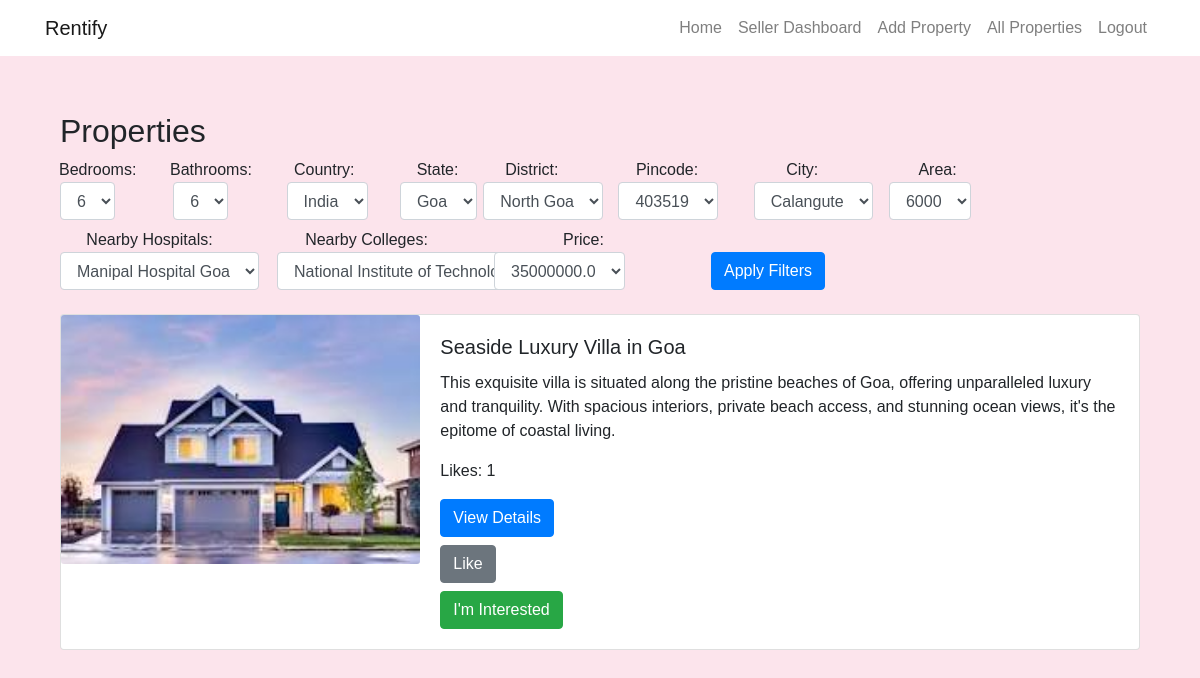
Page /buyer_dashboard (signed in) on the committed database.
### rentals/models.py (models this page shows, shortened)
class Property(models.Model):
    owner = models.ForeignKey(User, on_delete=models.CASCADE)
    title = models.CharField(max_length=255)
    description = models.TextField()
    country = models.CharField(max_length=100,default="Your Default Country")
    state = models.CharField(max_length=100,default="Your Default State")
    district = models.CharField(max_length=100,default="Your Default District")
    pincode = models.CharField(max_length=10,default="Your Default Pincode")
    city = models.CharField(max_length=255,default="Your Default City")
    area = models.CharField(max_length=255,default="Your Default Area")
    bedrooms = models.IntegerField()
    bathrooms = models.IntegerField()
    nearby_hospitals = models.TextField()
    nearby_colleges = models.TextField()
    created_at = models.DateTimeField(auto_now_add=True)
    updated_at = models.DateTimeField(auto_now=True)
    price = models.FloatField(default=0)

class PropertyPhoto(models.Model):
    property = models.ForeignKey(Property, on_delete=models.CASCADE, related_name='photos')
    photo = models.ImageField(upload_to='property_photos/')
    uploaded_at = models.DateTimeField(auto_now_add=True)

### rentals/views.py (the view)
# urls.py: path("buyer_dashboard",views.buyer_dashboard,name="buyer_dashboard"),
@login_required
def buyer_dashboard(request):
    property_list = Property.objects.all()
    paginator = Paginator(property_list, 10)
    page = request.GET.get('page')
    try:
        properties = paginator.page(page)
    except PageNotAnInteger:
        properties = paginator.page(1)
    except EmptyPage:
        properties = paginator.page(paginator.num_pages)
    return render(request, 'buyer/buyer_dashboard.html', {'properties': properties})

### templates/buyer/buyer_dashboard.html (shortened to what this page needs)
{% extends 'navbar.html' %}
{% block body %}
<div class="container my-2 py-2">
  <h2>Properties</h2>
  <div class="row mb-3">
    <div class="col-md-12">
      <form method="get" action="{% url 'property_filter' %}" class="form-inline">
        <div class="row">
          <div class="col-md-3 mb-2">
            <label for="bedrooms" class="mr-2">Bedrooms:</label>
            <select class="form-control" id="bedrooms" name="bedrooms">
              {% for property in properties %}
              <option value="{{ property.bedrooms }}">{{ property.bedrooms }}</option>
              {% endfor %}
            </select>
          </div>
          <div class="col-md-3 mb-2">
            <label for="bathrooms" class="mr-2">Bathrooms:</label>
            <select class="form-control" id="bathrooms" name="bathrooms">
              {% for property in properties %}
              <option value="{{ property.bathrooms }}">{{ property.bathrooms }}</option>
              {% endfor %}
            </select>
          </div>
          <div class="col-md-3 mb-2">
            <label for="country" class="mr-2">Country:</label>
            <select class="form-control" id="country" name="country">
              {% for property in properties %}
              <option value="{{ property.country }}">{{ property.country }}</option>
              {% endfor %}
            </select>
          </div>
          <div class="col-md-3 mb-2">
            <label for="state" class="mr-2">State:</label>
            <select class="form-control" id="state" name="state">
              {% for property in properties %}
              <option value="{{ property.state }}">{{ property.state }}</option>
              {% endfor %}
            </select>
          </div>
        </div>
        <div class="row">
          <div class="col-md-3 mb-2">
            <label for="district" class="mr-2">District:</label>
            <select class="form-control" id="district" name="district">
              {% for property in properties %}
              <option value="{{ property.district }}">{{ property.district }}</option>
              {% endfor %}
            </select>
          </div>
          <div class="col-md-3 mb-2">
            <label for="pincode" class="mr-2">Pincode:</label>
            <select class="form-control" id="pincode" name="pincode">
              {% for property in properties %}
              <option value="{{ property.pincode }}">{{ property.pincode }}</option>
              {% endfor %}
            </select>
          </div>
          <div class="col-md-3 mb-2">
            <label for="city" class="mr-2">City:</label>
            <select class="form-control" id="city" name="city">
              {% for property in properties %}
              <option value="{{ property.city }}">{{ property.city }}</option>
              {% endfor %}
            </select>
          </div>
          <div class="col-md-3 mb-2">
            <label for="area" class="mr-2">Area:</label>
            <select class="form-control" id="area" name="area">
              {% for property in properties %}
              <option value="{{ property.area }}">{{ property.area }}</option>
              {% endfor %}
            </select>
          </div>
        </div>
        <div class="row">
          <div class="col-md-3 mb-2">
            <label for="nearby_hospitals" class="mr-2">Nearby Hospitals:</label>
            <select class="form-control" id="nearby_hospitals" name="nearby_hospitals">
              {% for property in properties %}
              <option value="{{ property.nearby_hospitals }}">{{ property.nearby_hospitals }}</option>
              {% endfor %}
            </select>
          </div>
          <div class="col-md-3 mb-2">
            <label for="nearby_colleges" class="mr-2">Nearby Colleges:</label>
            <select class="form-control" id="nearby_colleges" name="nearby_colleges">
              {% for property in properties %}
              <option value="{{ property.nearby_colleges }}">{{ property.nearby_colleges }}</option>
              {% endfor %}
            </select>
          </div>
          <div class="col-md-3 mb-2">
            <label for="price" class="mr-2">Price:</label>
            <select class="form-control" id="price" name="price">
              {% for property in properties %}
              <option value="{{ property.price }}">{{ property.price }}</option>
              {% endfor %}
            </select>
          </div>
          <div class="col-md-3 mb-2 d-flex align-items-end">
            <button type="submit" class="btn btn-primary">Apply Filters</button>
          </div>
        </div>
      </form>
    </div>
  </div>
  <div class="row">
 {% for property in properties %}
<div class="col-md-12 mb-3">
    <div class="card">
        <div class="row no-gutters">
            <div class="col-md-4">
                <img src="{{ property.photos.first.photo.url }}" class="card-img" alt="{{ property.title }}">
            </div>
            <div class="col-md-8">
                <div class="card-body">
                    <h5 class="card-title">{{ property.title }}</h5>
                    <p class="card-text">{{ property.description }}</p>
                    <p>Likes: {{ property.likes.count }}</p>
                    <a href="{% url 'property_detail' property.id %}" class="btn btn-primary">View Details</a>
                    {% if user.is_authenticated %}
                    <form method="post" action="{% url 'like_property' property.id %}">
                        <button type="submit" class="btn btn-secondary mt-2">
                            {% if user in property.likes.all %}
                            Unlike
                            {% else %}
                            Like
                            {% endif %}
                        </button>
                    </form>
                    <form method="post" action="{% url 'express_interest' property.id %}">
                <button type="submit" class="btn btn-success mt-2">I'm Interested</button>
              </form>
                    {% endif %}
                </div>
            </div>
        </div>
    </div>
</div>
{% endfor %}
  </div>
</div>
{% endblock %}

### templates/navbar.html (style rules this page uses)
body { background-color: #fce4ec; font-family: Arial, sans-serif; }

### rows in the picture
Property: photos.first.photo (picture), title "Seaside Luxury Villa in Goa", description "This exquisite villa is situated along the pristine beaches of Goa, offering unparalleled luxury and tranquility. With spacious interiors, private beach access, and stunning ocean views, it's the epitome of coastal living.", likes.count "1", shows "Like"

### other values in the picture
form field bedrooms "6"
form field bathrooms "6"
form field country "India"
form field state "Goa"
form field district "North Goa"
form field pincode "403519"
form field city "Calangute"
form field area "6000"
form field nearby_hospitals "Manipal Hospital Goa"
form field nearby_colleges "National Institute of Technology Goa"
form field price "35000000.0"
